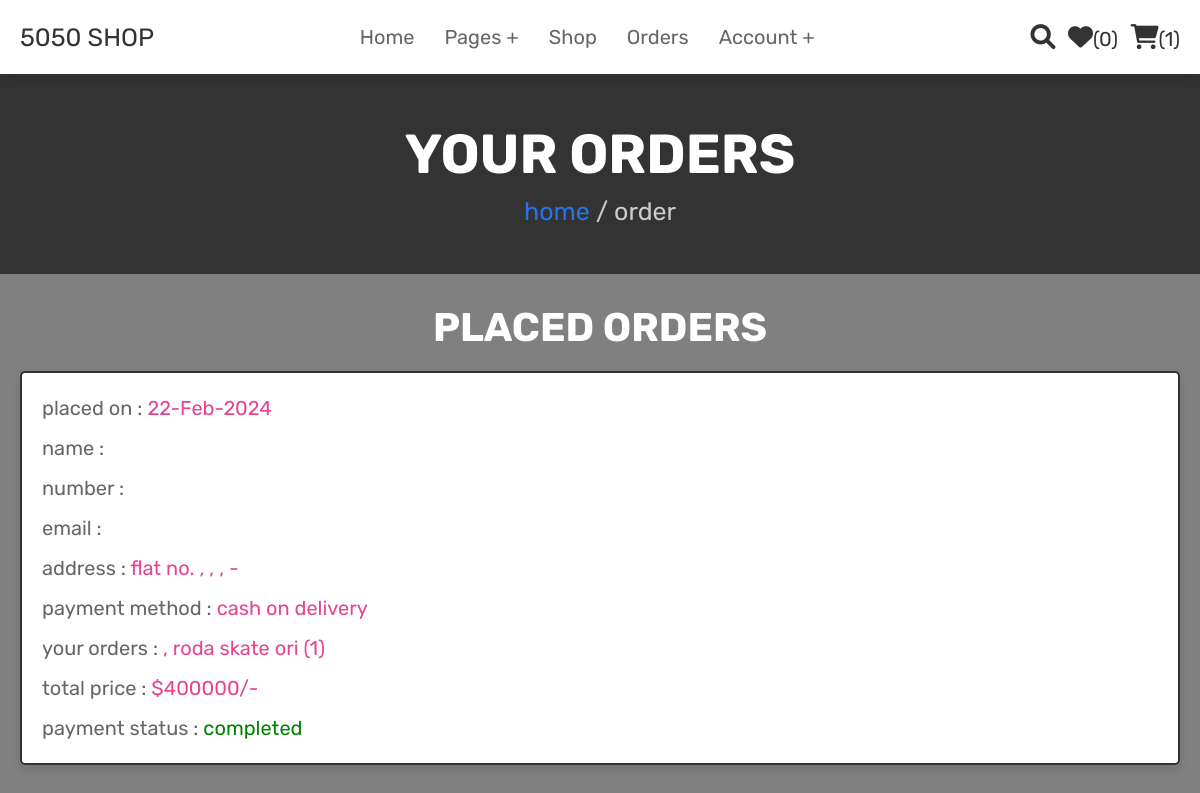
Page /PHP/orders.php (signed in) on the committed database.
### tables this page shows
CREATE TABLE IF NOT EXISTS `orders` (
  `id` int NOT NULL AUTO_INCREMENT,
  `user_id` int NOT NULL,
  `name` varchar(100) NOT NULL,
  `number` varchar(12) NOT NULL,
  `email` varchar(100) NOT NULL,
  `method` varchar(50) NOT NULL,
  `address` varchar(500) NOT NULL,
  `total_products` varchar(1000) NOT NULL,
  `total_price` int NOT NULL,
  `placed_on` varchar(50) NOT NULL,
  `payment_status` varchar(20) NOT NULL,
  PRIMARY KEY (`id`)
);

### PHP/orders.php (the view, shortened to what this page needs)
<?php
@include 'config.php';
$user_id = $_SESSION['user_id'];
?>
<!DOCTYPE html>
<html lang="en">
<head>
   <link rel="stylesheet" href="https://cdnjs.cloudflare.com/ajax/libs/font-awesome/6.0.0/css/all.min.css">
   <link rel="stylesheet" href="css login/style.css">
</head>
<body>
<?php @include 'header.php'; ?>
<section class="heading">
    <h3>your orders</h3>
    <p> <a href="home.php">home</a> / order </p>
</section>
<section class="placed-orders">
    <h1 class="title">placed orders</h1>
    <div class="box-container">
    <?php
        $select_orders = mysqli_query($conn, "SELECT * FROM `orders` WHERE user_id = '$user_id'") or die('query failed');
        if(mysqli_num_rows($select_orders) > 0){
            while($fetch_orders = mysqli_fetch_assoc($select_orders)){
    ?>
    <div class="box">
        <p> placed on : <span><?php echo $fetch_orders['placed_on']; ?></span> </p>
        <p> name : <span><?php echo $fetch_orders['name']; ?></span> </p>
        <p> number : <span><?php echo $fetch_orders['number']; ?></span> </p>
        <p> email : <span><?php echo $fetch_orders['email']; ?></span> </p>
        <p> address : <span><?php echo $fetch_orders['address']; ?></span> </p>
        <p> payment method : <span><?php echo $fetch_orders['method']; ?></span> </p>
        <p> your orders : <span><?php echo $fetch_orders['total_products']; ?></span> </p>
        <p> total price : <span>$<?php echo $fetch_orders['total_price']; ?>/-</span> </p>
        <p> payment status : <span style="color:<?php if($fetch_orders['payment_status'] == 'pending'){echo 'tomato'; }else{echo 'green';} ?>"><?php echo $fetch_orders['payment_status']; ?></span> </p>
    </div>
    <?php
        }
    }else{
        echo '<p class="empty">no orders placed yet!</p>';
    }
    ?>
    </div>
</section>
</body>
</html>

### PHP/css login/style.css (style rules this page uses)
:root { --pink:#e84393; --red:#c0392b; --orange:#f39c12; --black:#333; --white:#fff; --light-color:#666; --light-white:#ccc; --light-bg:#f5f5f5; --blue:#2674ea; --border:.2rem solid var(--black); --box-shadow:0 .5rem 1rem rgba(0,0,0,.1); }
* { font-family: 'Rubik', sans-serif; margin:0; padding:0; box-sizing: border-box; outline: none; border:none; text-decoration: none; transition:all .2s linear; }
html { font-size: 62.5%; overflow-x: hidden; scroll-behavior: smooth; scroll-padding-top: 6.5rem; }
body { background-image: url('blur.png'); background-size: cover; background-repeat: no-repeat; background-color: grey; }
section { padding:3rem 2rem; }
.heading { display: flex; flex-flow: column; align-items: center; justify-content: center; gap:1rem; background-color: var(--black); text-align: center; min-height: 25vh; }
.heading h3 { font-size: 5.5rem; color:var(--white); text-transform: uppercase; }
.heading p { font-size: 2.5rem; color:var(--light-white); }
.heading p a { color:var(--blue); }
.title { text-align: center; margin-bottom: 2rem; color:#fff; text-transform: uppercase; font-size: 4rem; }
.placed-orders .box-container { max-width: 1200px; margin:0 auto; display: flex; flex-wrap: wrap; gap:1.5rem; align-items: flex-start; }
.placed-orders .box-container .box { background-color: var(--white); padding:1rem 2rem; border:var(--border); box-shadow: var(--box-shadow); flex:1 1 40rem; border-radius: .5rem; }
.placed-orders .box-container .box p { margin: 1rem 0; font-size: 2rem; line-height: 1.5; color:var(--light-color); }
.placed-orders .box-container .box p span { color:var(--pink); }

### rows in the picture
orders: placed_on "22-Feb-2024", address "flat no. , , , -", method "cash on delivery", total_products ", roda skate ori (1)", total_price "400000", payment_status "completed"

### other values in the picture
$wishlist_num_rows "0"
$cart_num_rows "1"
